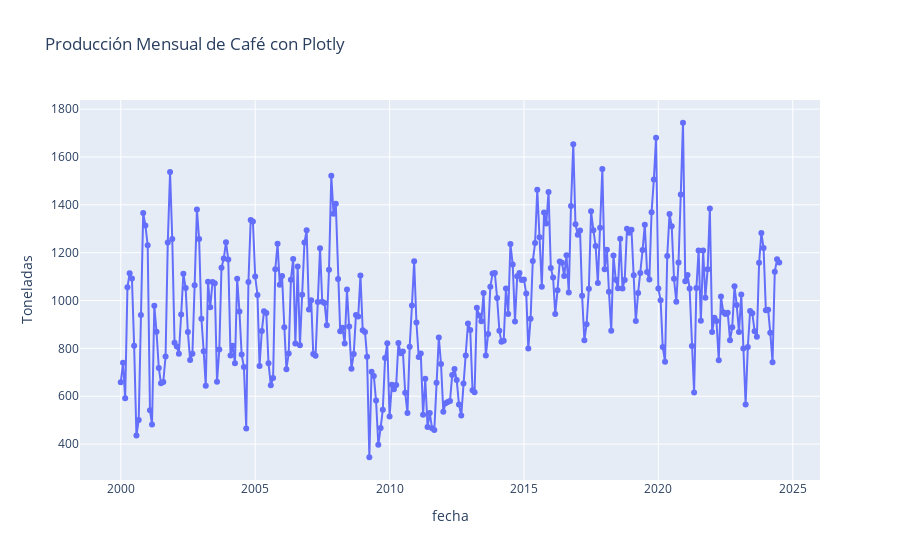

The notebook cell this image was saved under:
### Code cell
import plotly.express as px

fig = px.line(cafe, x=cafe.index, y="Toneladas", title="Producción Mensual de Café con Plotly", markers=True)
fig.show()

### Figure 1 — Plotly figure (JSON) as saved in the notebook; plotly's stock layout.template omitted (floating-point values rounded to 4 significant figures; data arrays with more than 128 entries replaced by an {"elided": "..."} marker saying what was removed)
{"data": [{"hovertemplate": "fecha=%{x}<br>Toneladas=%{y}<extra></extra>", "legendgroup": "", "line": {"color": "#636efa", "dash": "solid"}, "marker": {"symbol": "circle"}, "mode": "lines+markers", "name": "", "orientation": "v", "showlegend": false, "type": "scatter", "x": {"elided": "295 str values"}, "xaxis": "x", "y": {"elided": "295 float values"}, "yaxis": "y"}], "layout": {"legend": {"tracegroupgap": 0}, "title": {"text": "Producción Mensual de Café con Plotly"}, "xaxis": {"anchor": "y", "domain": [0, 1], "title": {"text": "fecha"}}, "yaxis": {"anchor": "x", "domain": [0, 1], "title": {"text": "Toneladas"}}}}
